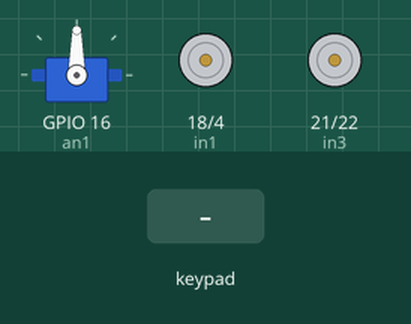
Recording of a sketch running on a simulated ESP32. Parts: servo, motor-driver pin pairs drawn as motors (green arrow = first pin HIGH = forward, orange = second pin HIGH = backward, longer = more drive, scaled by the enable pin). The inputs (shaded band) are chosen by the test bench. What the sketch prints to the serial monitor is not drawn.

Above: at 1.2 s.
1.3 s: key 'O' pressed
3.3 s: key 'U' pressed
At 3.5 s:
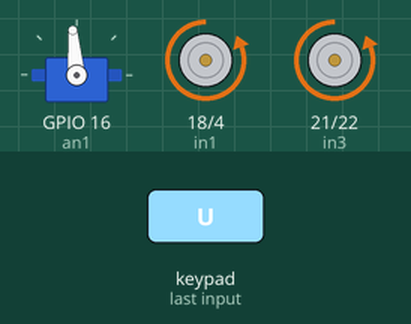
5.2 s: key 'D' pressed
At 5.4 s:
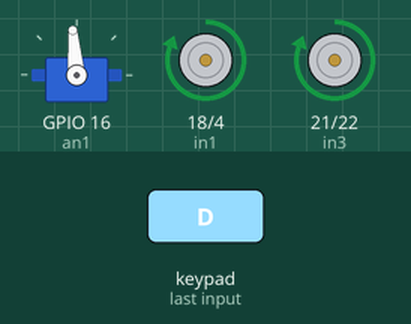
7.1 s: key 'L' pressed
At 7.3 s:
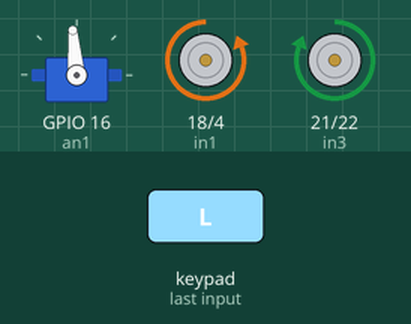
9.0 s: key 'R' pressed
At 9.2 s:
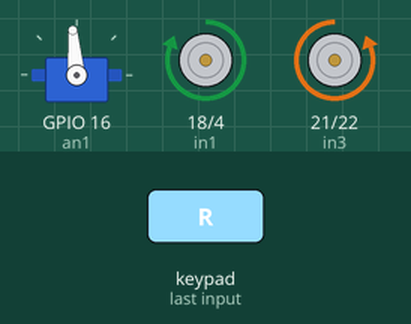
Timing chart, 0 to 11.9 s (numbered marks = the images above; inputs shaded):
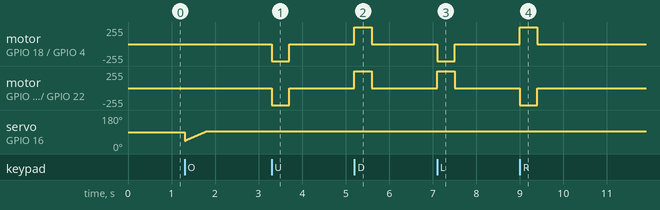

Measured:
- after the input at 3.3 s, motor on GPIO 18 (in1) / GPIO 4 (in2), motor on GPIO 21 (in3) / GPIO 22 (in4): stopped → backward 255/255 at once, → stopped 0.40 s later
- after the input at 5.2 s, motor on GPIO 18 (in1) / GPIO 4 (in2), motor on GPIO 21 (in3) / GPIO 22 (in4): stopped → forward 255/255 at once, → stopped 0.40 s later
- after the input at 7.1 s, motor on GPIO 18 (in1) / GPIO 4 (in2): stopped → backward 255/255 at once, → stopped 0.40 s later; motor on GPIO 21 (in3) / GPIO 22 (in4): stopped → forward 255/255 at once, → stopped 0.40 s later
- after the input at 9.0 s, motor on GPIO 18 (in1) / GPIO 4 (in2): stopped → forward 255/255 at once, → stopped 0.40 s later; motor on GPIO 21 (in3) / GPIO 22 (in4): stopped → backward 255/255 at once, → stopped 0.40 s later

The sketch:

fy_workshop.ino
```cpp
#define CUSTOM_SETTINGS
#define INCLUDE_GAMEPAD_MODULE
#include <DabbleESP32.h>
#include <ESP32Servo.h>

//back left
#define in1 18
#define in2 4
#define en1 19

//back right
#define in3 21
#define in4 22
#define en2 23

//servo
Servo myservo;
#define an1 16

int i=0;

void setMotors(int inA, int inB, int pwm, int speed)
{
  if (speed > 0)
  {
    digitalWrite(inA, HIGH);
    digitalWrite(inB, LOW);
    analogWrite(pwm, speed);
  }
  else if (speed < 0)
  {
    digitalWrite(inA, LOW);
    digitalWrite(inB, HIGH);
    analogWrite(pwm, -speed);
  }
  else
  {
    digitalWrite(inA, LOW);
    digitalWrite(inB, LOW);
    analogWrite(pwm, 0);
  }
}


void setup() {
  Serial.begin(115200);
  Dabble.begin("Aashi");
  Serial.println("Dabble Ready!");

  pinMode(in1, OUTPUT);
  pinMode(in2, OUTPUT);
  pinMode(en1, OUTPUT);
  pinMode(in3, OUTPUT);
  pinMode(in4, OUTPUT);
  pinMode(en2, OUTPUT);
  pinMode(an1, OUTPUT);

  myservo.attach(an1);
}


void loop() {
  Dabble.processInput();

  //GamePad
  // int speed = 255;
  // if (GamePad.isDownPressed()) {
  //   Serial.println("Up Pressed");
  //   setMotors(in1, in2, en1, speed);
  //   setMotors(in3, in4, en2, speed);
  // }

  // if (GamePad.isUpPressed()) {
  //   Serial.println("Down Pressed");
  //   setMotors(in1, in2, en1, -speed);
  //   setMotors(in3, in4, en2, -speed);
  // }

  // if (GamePad.isLeftPressed()) {
  //   Serial.println("Left Pressed");
  //   setMotors(in1, in2, en1, -speed);
  //   setMotors(in3, in4, en2, speed);
  // }

  // if (GamePad.isRightPressed()) {
  //   Serial.println("Right Pressed");
  //   setMotors(in1, in2, en1, speed);
  //   setMotors(in3, in4, en2, -speed);
  // }

  // if (!GamePad.isUpPressed() && !GamePad.isDownPressed() && !GamePad.isRightPressed() && !GamePad.isLeftPressed() && !GamePad.isTrianglePressed() && !GamePad.isCirclePressed() && !GamePad.isSquarePressed() && !GamePad.isCrossPressed() && !GamePad.isStartPressed() && !GamePad.isSelectPressed()) {
  //   Serial.println("stop");
  //   setMotors(in1, in2, en1, 0);
  //   setMotors(in3, in4, en2, 0);
  // }

  //Joystick
  int x_value = GamePad.getXaxisData();
  int y_value = GamePad.getYaxisData();
  int r_value = GamePad.getRadius();
  int a_value = GamePad.getAngle();

  int speed = map(r_value, 0, 7, 0, 255);

  if(a_value==0 && x_value==0 && y_value==0)
  {
    Serial.println("stop");
    setMotors(in1, in2, en1, 0);
    setMotors(in3, in4, en2, 0);
  }
  else if(a_value > 45 && a_value <= 135)
  {
    Serial.println("Forward");
    setMotors(in1, in2, en1, -speed);
    setMotors(in3, in4, en2, -speed);
  }
  else if(a_value > 135 && a_value <=225)
  {
    Serial.println("Left Pressed");
    setMotors(in1, in2, en1, -speed);
    setMotors(in3, in4, en2, speed);
  }
  else if(a_value > 225 && a_value <= 315)
  {
    Serial.println("Backward");
    setMotors(in1, in2, en1, speed);
    setMotors(in3, in4, en2, speed);
  }
  else
  {
    Serial.println("Right");
    setMotors(in1, in2, en1, speed);
    setMotors(in3, in4, en2, -speed);
  }


  //common in both
  if (GamePad.isCirclePressed())
  {
    Serial.println("Circle Pressed");
    for(int i=45;i<=95;i++)
    {
      myservo.write(i);
      delay(10);
    }
  }

  if (GamePad.isTrianglePressed())
  {
    Serial.println("Triangle pressed");
    for(int i=95;i>=45;i--)
    {
      myservo.write(i);
      delay(10);
    }
  }
}
```
